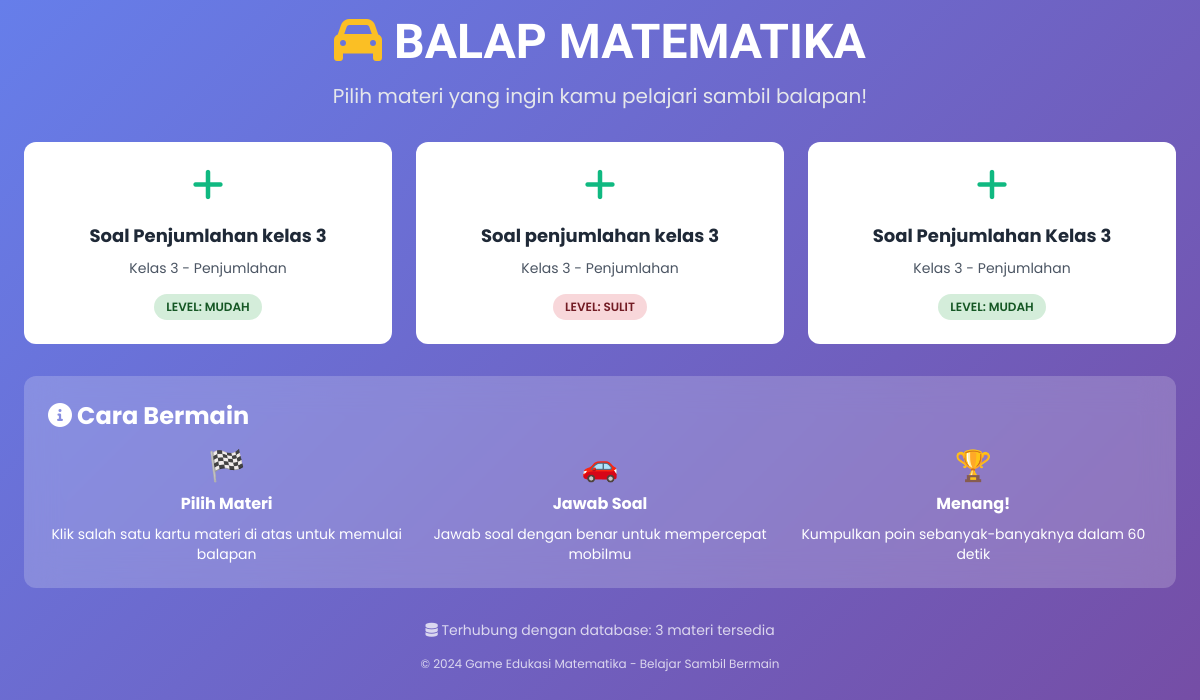
Page /Siswa/content/games/addition_speed_challenge.php on the earlier database version.
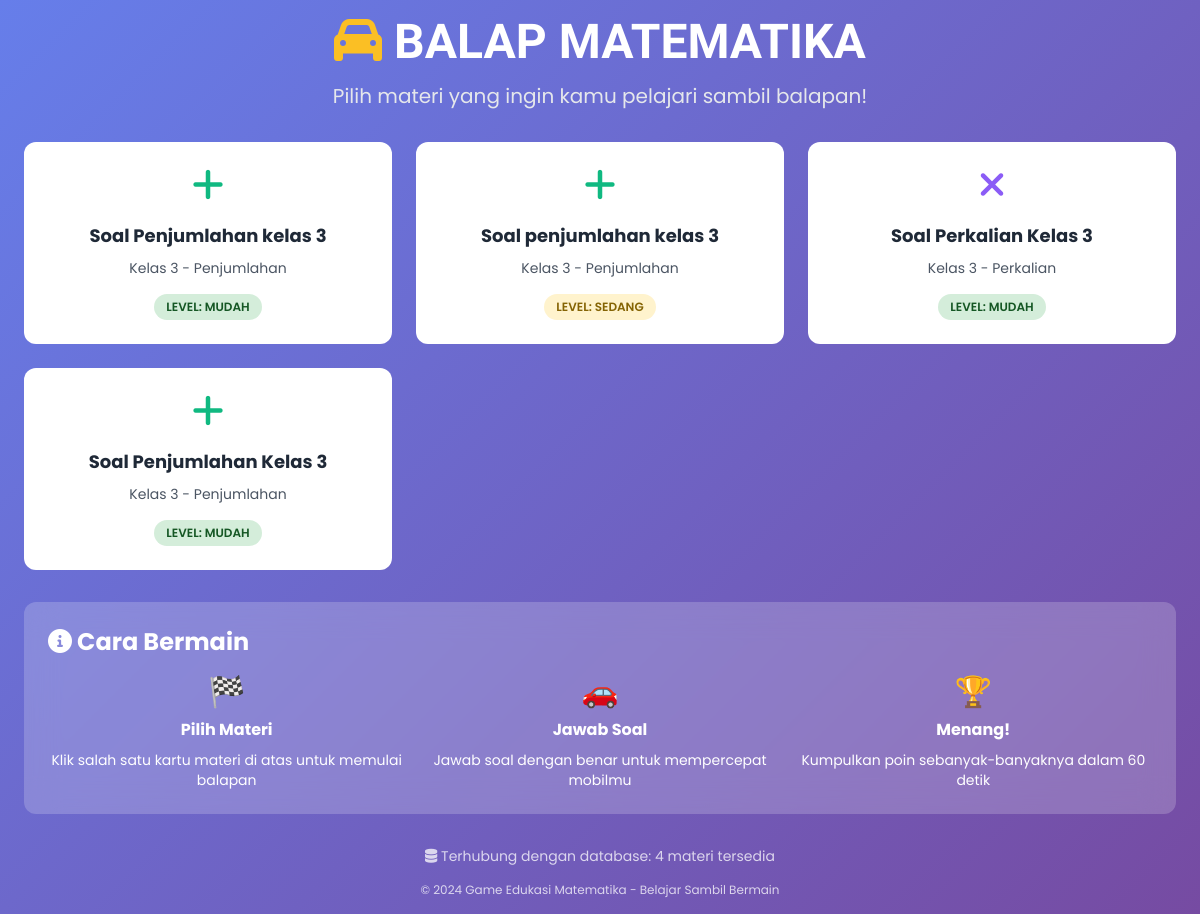
Same page on the later database version.
### tables this page shows
CREATE TABLE `soal` (
  `soal_id` int UNSIGNED NOT NULL,
  `nama` varchar(255) NOT NULL,
  `kategori` varchar(50) NOT NULL,
  `kelas` tinyint UNSIGNED NOT NULL,
  `tingkat` enum('Mudah','Sedang','Sulit') NOT NULL DEFAULT 'Mudah'
);

### Siswa/content/games/addition_speed_challenge.php (the view, shortened to what this page needs)
<?php
require_once '../../../config/koneksi.php';
$kelas = 3;
$sql = "
    SELECT DISTINCT s.soal_id, s.nama, s.kategori, s.kelas, s.tingkat
    FROM soal s
    WHERE s.kelas = $kelas
";
$sql .= " ORDER BY RAND()";
$result = $koneksi->query($sql);
$soal_list = [];
while ($row = $result->fetch_assoc()) {
    $soal_list[] = $row;
}
?>
<!DOCTYPE html>
<html lang="id">
<head>
    <link href="https://cdn.jsdelivr.net/npm/tailwindcss@2.2.19/dist/tailwind.min.css" rel="stylesheet">
    <link href="../../../src/output.css" rel="stylesheet" onerror="console.log('Local CSS failed')">
    <link rel="stylesheet" href="https://cdnjs.cloudflare.com/ajax/libs/font-awesome/6.0.0/css/all.min.css">
</head>
<body class="p-4">
    <div class="container mx-auto max-w-6xl">
        <div class="text-center mb-8">
            <h1 class="text-5xl font-bold orbitron-font text-white mb-4">
                <i class="fas fa-car text-yellow-400"></i>
                BALAP MATEMATIKA
            </h1>
            <p class="text-xl text-gray-200">Pilih materi yang ingin kamu pelajari sambil balapan!</p>
        </div>
        <div class="grid md:grid-cols-2 lg:grid-cols-3 xl:grid-cols-4 gap-6 mb-8">
            <?php if (!empty($soal_list)): ?>
                <?php foreach ($soal_list as $soal): ?>
                    <div class="bg-white rounded-xl p-6 text-center card-hover" onclick="startGame(<?= $soal['soal_id'] ?>)">
                        <div class="text-4xl mb-4">
                            <?php
                            switch ($soal['kategori']) {
                                case 'Penjumlahan':
                                case 'Perjumlahan':
                                    echo '<i class="fas fa-plus text-green-500"></i>';
                                    break;
                                case 'Perkalian':
                                    echo '<i class="fas fa-times text-purple-500"></i>';
                                    break;
                            }
                            ?>
                        </div>
                        <h3 class="text-lg font-bold text-gray-800 mb-2"><?= htmlspecialchars($soal['nama']) ?></h3>
                        <p class="text-gray-600 mb-4 text-sm">Kelas <?= htmlspecialchars($soal['kelas']) ?> - <?= htmlspecialchars($soal['kategori']) ?></p>
                        <div class="difficulty-badge difficulty-<?= strtolower($soal['tingkat']) ?>">
                            Level: <?= htmlspecialchars($soal['tingkat']) ?>
                        </div>
                    </div>
                <?php endforeach; ?>
            <?php else: ?>
                <div class="col-span-full text-center text-white">
                    <p class="text-xl">Belum ada materi soal untuk kelas ini.</p>
                </div>
            <?php endif; ?>
        </div>
        <div class="bg-white bg-opacity-20 backdrop-blur-lg rounded-xl p-6">
            <h2 class="text-2xl font-bold text-white mb-4">
                <i class="fas fa-info-circle"></i> Cara Bermain
            </h2>
            <div class="grid md:grid-cols-3 gap-4 text-white">
                <div class="text-center">
                    <div class="text-3xl mb-2">🏁</div>
                    <h3 class="font-bold mb-2">Pilih Materi</h3>
                    <p class="text-sm">Klik salah satu kartu materi di atas untuk memulai balapan</p>
                </div>
                <div class="text-center">
                    <div class="text-3xl mb-2">🚗</div>
                    <h3 class="font-bold mb-2">Jawab Soal</h3>
                    <p class="text-sm">Jawab soal dengan benar untuk mempercepat mobilmu</p>
                </div>
                <div class="text-center">
                    <div class="text-3xl mb-2">🏆</div>
                    <h3 class="font-bold mb-2">Menang!</h3>
                    <p class="text-sm">Kumpulkan poin sebanyak-banyaknya dalam 60 detik</p>
                </div>
            </div>
        </div>
        <div class="mt-8 text-center text-white">
            <p class="text-sm opacity-75">
                <i class="fas fa-database"></i>
                Terhubung dengan database: <?= !empty($soal_list) ? count($soal_list) . ' materi tersedia' : 'Mode offline' ?>
            </p>
        </div>
        <div class="text-center mt-4 text-white">
            <p class="text-xs opacity-75">© 2024 Game Edukasi Matematika - Belajar Sambil Bermain</p>
        </div>
    </div>
</body>
</html>

Differences in the rows shown:
changed soal "Soal penjumlahan kelas 3": tingkat "SULIT" → "SEDANG"
added soal: nama "Soal Perkalian Kelas 3", kelas "3", kategori "Perkalian", tingkat "MUDAH"
Other differences:
count($soal_list): "3" → "4"
